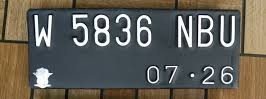
#> input picture Tugas/gambar/plat.jpeg, 266 x 99 px, found by its file name
$ python Tugas_P10.py
#> lines starting #> are read from the running program, lines starting #| are printed output that depends on the picture; after the words box and inside, x2 and y2 are one past the last pixel; in counts of white or black regions, pixels touching at a corner belong together
import cv2
import numpy as np

img_Asli = cv2.imread("Tugas/gambar/plat.jpeg")
#> img_Asli is the input picture: shape (99, 266, 3); mean B, G, R 87.8, 96.2, 99.2

cv2.imshow("Image Asli", img_Asli)
cv2.waitKey(0)
cv2.destroyAllWindows()


def imgBiner(imageAsli):
    img_Abu = cv2.cvtColor(imageAsli, cv2.COLOR_BGR2GRAY)
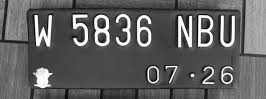
#> img_Abu: shape (99, 266); min 1, max 255, mean 96.1
    _, img_Binering = cv2.threshold(img_Abu, 150, 255, cv2.THRESH_BINARY)
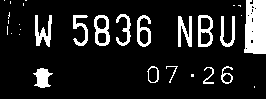
#> img_Binering: shape (99, 266); 13.2% white; 30 white regions (16 under 20 px), largest, box (x1, y1, x2, y2) and area: (244, 0, 266, 54) 1077, (35, 15, 52, 47) 277, (94, 15, 110, 46) 259
    cv2.imwrite("Tugas/gambar/binary_result.jpeg", img_Binering)
    cv2.imshow("Binary Image", img_Binering)
    cv2.waitKey(0)
    cv2.destroyAllWindows()
    return img_Binering


img_Binered = imgBiner(img_Asli)


def inverse(img_Binered):
    img_Inverse = cv2.bitwise_not(img_Binered)
    cv2.imshow("Inverse Image", img_Inverse)
    cv2.waitKey(0)
    cv2.destroyAllWindows()
    return img_Inverse


img_Inverted = inverse(img_Binered)


def processing(img_Inverted):
    kernel = np.ones((5, 5), np.uint8)
    img_Opening = cv2.morphologyEx(img_Inverted, cv2.MORPH_OPEN, kernel)
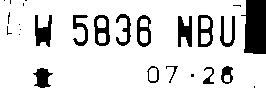
#> img_Opening: shape (99, 266); 85.7% white; 26 black regions (12 under 20 px), largest, box (x1, y1, x2, y2) and area: (241, 0, 266, 54) 1111, (35, 15, 52, 47) 336, (178, 16, 192, 47) 310
    cv2.imshow("Opening Image", img_Opening)
    cv2.waitKey(0)
    cv2.destroyAllWindows()
    return img_Opening


img_Opened = processing(img_Inverted)


def croping(img_Opened):
#> (the run stopped early here; a loop or call above may not have finished)
